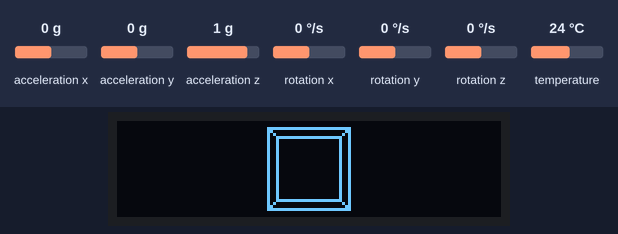
Recording of a sketch running on a simulated Arduino Uno, built with avr-gcc and run on an emulated ATmega328P. Shown: 128×32 one-colour display. Inputs (shaded band) come from the test bench; at power-on: acceleration x 0 g, acceleration y 0 g, acceleration z 1 g, rotation x 0 °/s, rotation y 0 °/s, rotation z 0 °/s, temperature 24 °C.

Above: at 1.2 s.
1.3 s: acceleration x set to -1.4 g
At 1.35 s:
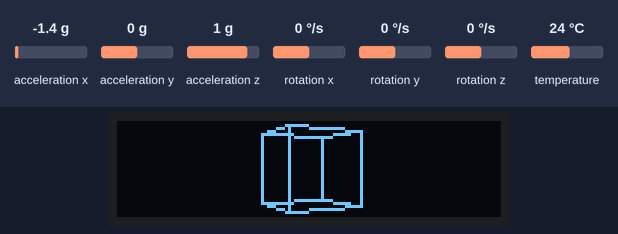
2.8 s: acceleration y set to -1.4 g
At 2.87 s:
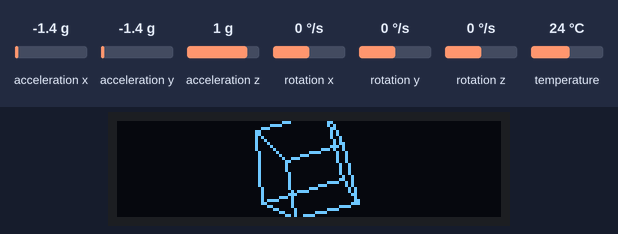
4.3 s: acceleration z set to -1.4 g
At 4.35 s:
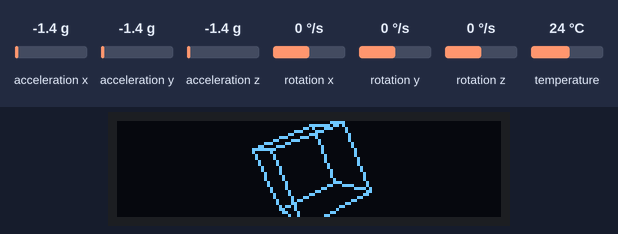
5.8 s: rotation x set to -192 °/s
At 5.88 s:
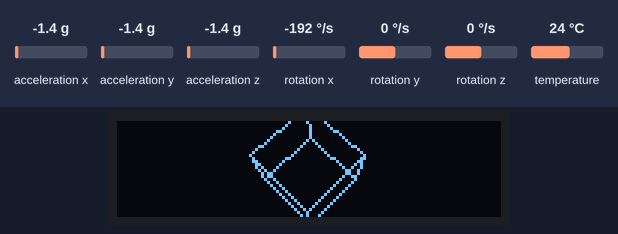
7.3 s: rotation y set to -192 °/s
At 7.36 s:
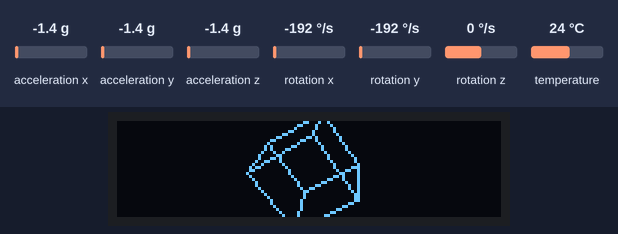
8.8 s: rotation z set to -192 °/s
At 8.84 s:
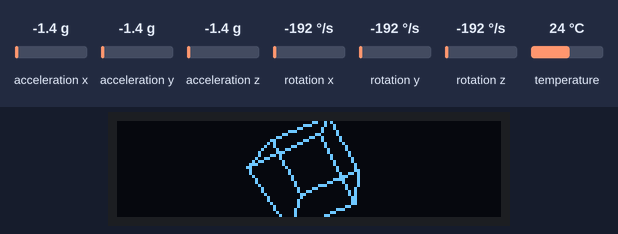

The sketch:

gyro_cube_3d.ino
```cpp
#include <Wire.h>
#include <Adafruit_MPU6050.h>
#include <Adafruit_SSD1306.h>
#include <Adafruit_GFX.h>

// OLED display width and height for 128x32
#define SCREEN_WIDTH 128
#define SCREEN_HEIGHT 32
#define OLED_RESET -1

// Create display and MPU6050 objects
Adafruit_SSD1306 display(SCREEN_WIDTH, SCREEN_HEIGHT, &Wire, OLED_RESET);
Adafruit_MPU6050 mpu;

  struct Point2D {
    float x, y;
  };

  struct Point3D {
    float x, y, z;
  };

float zoomFactor = 6;  // Adjust as needed, >1 for zoom in, <1 for zoom out

int frameCount = 0;

Point2D project(Point3D point3D) {
  float zFactor = 1 / (point3D.z + 8);  // Perspective projection
  Point2D point2D;
  point2D.x = point3D.x * zFactor * zoomFactor;
  point2D.y = point3D.y * zFactor * zoomFactor;
  return point2D;
}

Point3D cubeVertices[8] = {
  { -1, -1, -1 }, { 1, -1, -1 }, { 1, 1, -1 }, { -1, 1, -1 }, { -1, -1, 1 }, { 1, -1, 1 }, { 1, 1, 1 }, { -1, 1, 1 }
};

Point3D rotateX(Point3D point, float angle) {
  Point3D rotated;
  rotated.x = point.x;
  rotated.y = point.y * cos(angle) - point.z * sin(angle);
  rotated.z = point.y * sin(angle) + point.z * cos(angle);
  return rotated;
}

Point3D rotateY(Point3D point, float angle) {
  Point3D rotated;
  rotated.x = point.x * cos(angle) + point.z * sin(angle);
  rotated.y = point.y;
  rotated.z = -point.x * sin(angle) + point.z * cos(angle);
  return rotated;
}

Point3D rotateZ(Point3D point, float angle) {
  Point3D rotated;
  rotated.x = point.x * cos(angle) - point.y * sin(angle);
  rotated.y = point.x * sin(angle) + point.y * cos(angle);
  rotated.z = point.z;
  return rotated;
}

int cubeEdges[12][2] = {
  { 0, 1 }, { 1, 2 }, { 2, 3 }, { 3, 0 }, { 4, 5 }, { 5, 6 }, { 6, 7 }, { 7, 4 }, { 0, 4 }, { 1, 5 }, { 2, 6 }, { 3, 7 }
};

void drawCube() {
  float aspectRatio = (float)SCREEN_WIDTH / (float)SCREEN_HEIGHT;

  for (int i = 0; i < 12; i++) {
    Point2D p1 = project(cubeVertices[cubeEdges[i][0]]);
    Point2D p2 = project(cubeVertices[cubeEdges[i][1]]);

    // Correct aspect ratio
    p1 = correctAspectRatio(p1, aspectRatio);
    p2 = correctAspectRatio(p2, aspectRatio);

    // Scale and translate the points to fit the OLED screen
    int x1 = (p1.x + 1) * (SCREEN_WIDTH / 2);
    int y1 = (1 - p1.y) * (SCREEN_HEIGHT / 2);
    int x2 = (p2.x + 1) * (SCREEN_WIDTH / 2);
    int y2 = (1 - p2.y) * (SCREEN_HEIGHT / 2);

    display.drawLine(x1, y1, x2, y2, WHITE);
  }
}

Point2D correctAspectRatio(Point2D point, float aspectRatio) {
  Point2D correctedPoint;
  correctedPoint.x = point.x / aspectRatio;
  correctedPoint.y = point.y;
  return correctedPoint;
}

void calculatePitchAndRoll(float ax, float ay, float az, float& pitch, float& roll) {
  pitch = atan2(ay, az) * 180.0 / M_PI;
  roll = atan2(-ax, sqrt(ay * ay + az * az)) * 180.0 / M_PI;
}

void setup() {
  // Start the I2C communication
  Wire.begin();

  // Initialize the MPU6050
  if (!mpu.begin()) {
    Serial.println("Failed to find MPU6050 chip");
    while (1) {
      delay(10);
    }
  }

  // Initialize the OLED display
  if (!display.begin(SSD1306_SWITCHCAPVCC, 0x3C)) {
    Serial.println("SSD1306 allocation failed");
    for (;;)
      ;  // Don't proceed, loop forever
  }
  display.clearDisplay();
  display.setTextSize(1);
  display.setTextColor(WHITE);
}

void loop() {
  sensors_event_t a, g, temp;
  mpu.getEvent(&a, &g, &temp);

  float pitch, roll;
  calculatePitchAndRoll(a.acceleration.x, a.acceleration.y, a.acceleration.z, pitch, roll);

  // Apply pitch and roll to reset cube orientation
  // Note: This resets the cube's orientation based on accelerometer
  // Adjust the rotations to fit your cube's coordinate system
  for (int i = 0; i < 8; i++) {
    cubeVertices[i] = rotateX(cubeVertices[i], pitch * DEG_TO_RAD * -.5);
    cubeVertices[i] = rotateY(cubeVertices[i], roll * DEG_TO_RAD * -.5);
  }
  // Use gyroscope data for continuous rotation
  float gyroX = g.gyro.x;
  float gyroY = g.gyro.y;
  float gyroZ = g.gyro.z;

  // Convert gyro data to rotation angles (example, might need tuning)
  float angleX = gyroX * 0.03;  // Adjust scaling factor as needed
  float angleY = gyroY * 0.03;
  float angleZ = gyroZ * 0.03;

  // Rotate cube vertices
  for (int i = 0; i < 8; i++) {
    cubeVertices[i] = rotateX(cubeVertices[i], angleX);
    cubeVertices[i] = rotateY(cubeVertices[i], angleY);
    cubeVertices[i] = rotateZ(cubeVertices[i], angleZ);
  }
  // }

  // Draw the cube
  display.clearDisplay();
  drawCube();
  display.display();
  delay(10);
}
```

Measured:
- after the input at 1.3 s, the display: changes after 0.05 s (image 1)
